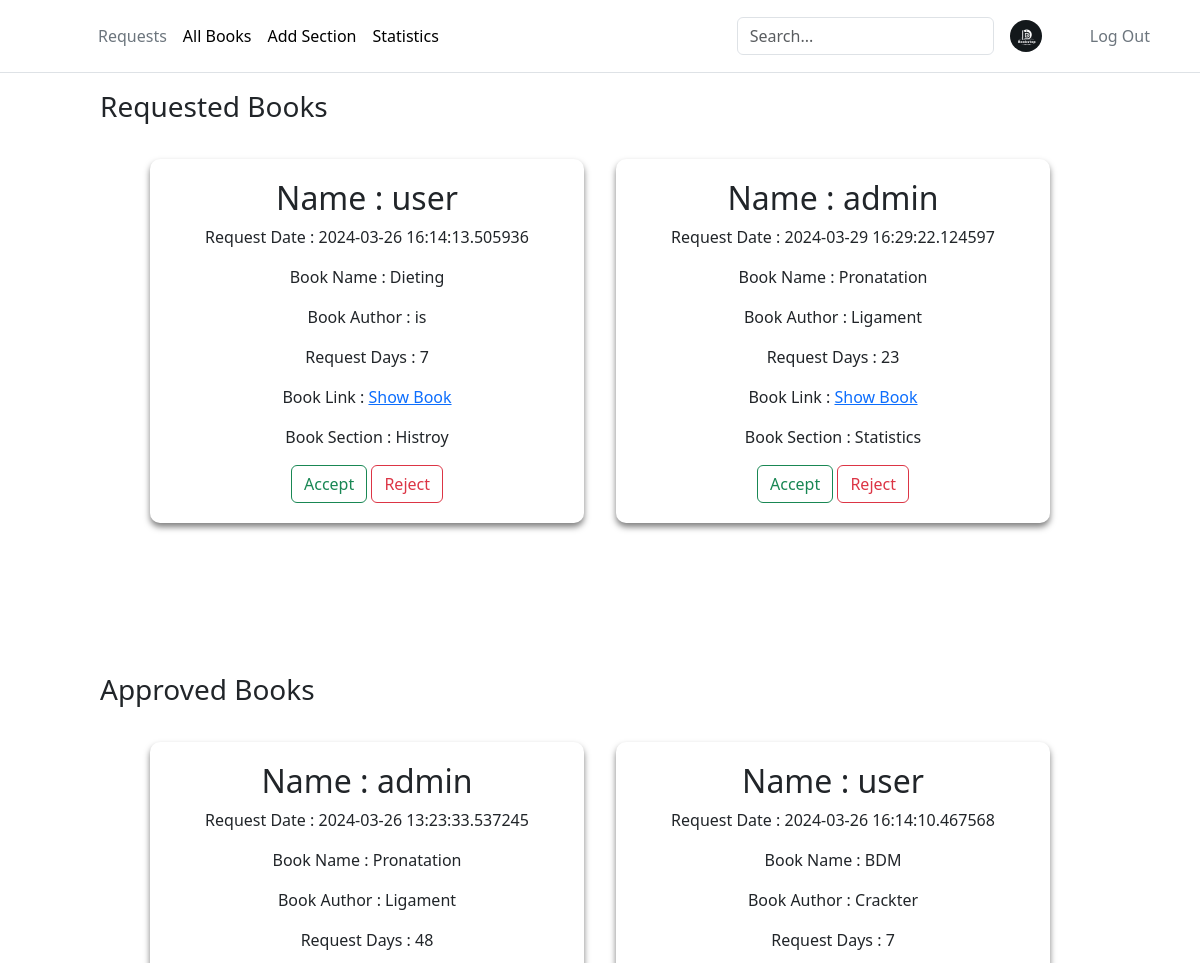
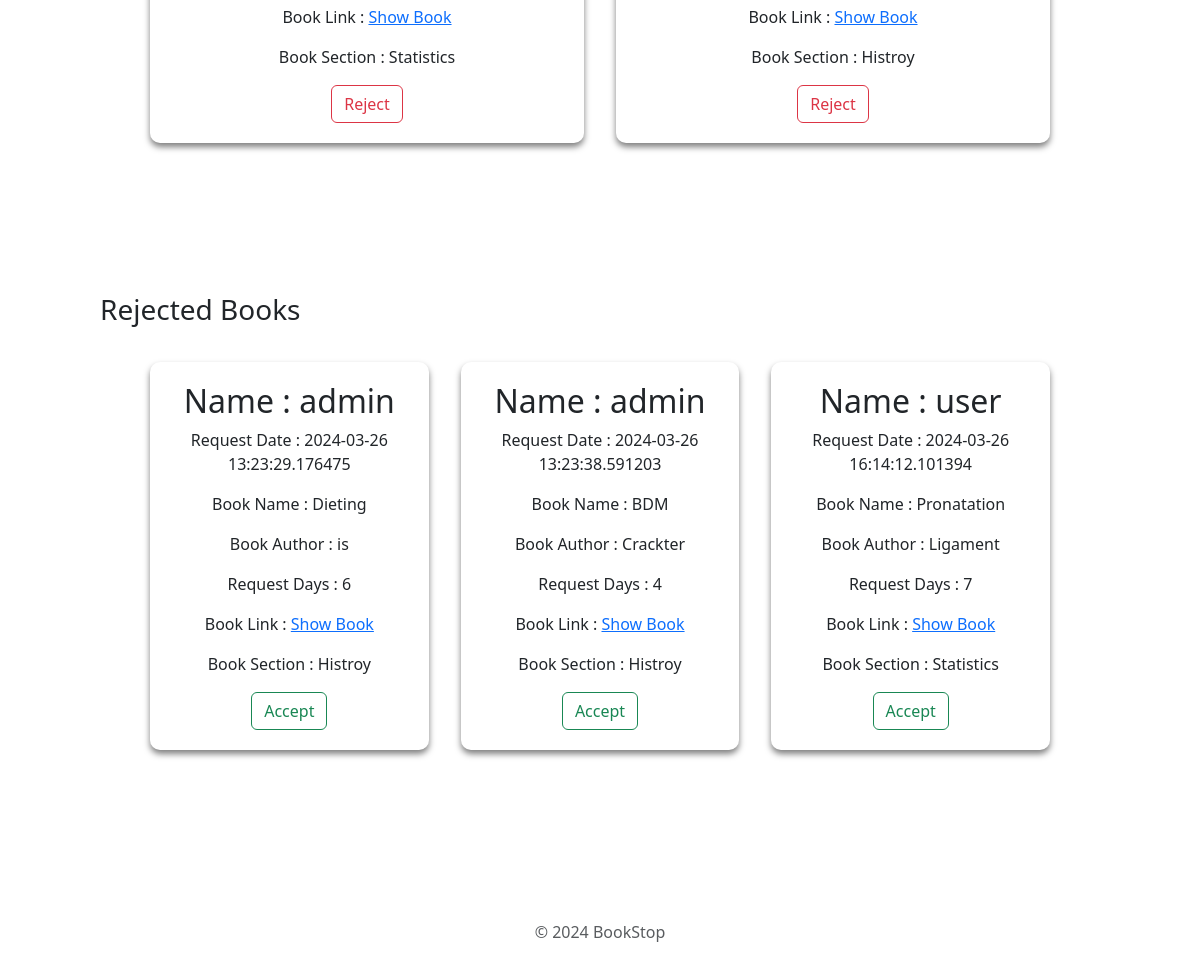
The page /requestedBooks (signed in) on the database as committed earlier (2 pictures, top to bottom).
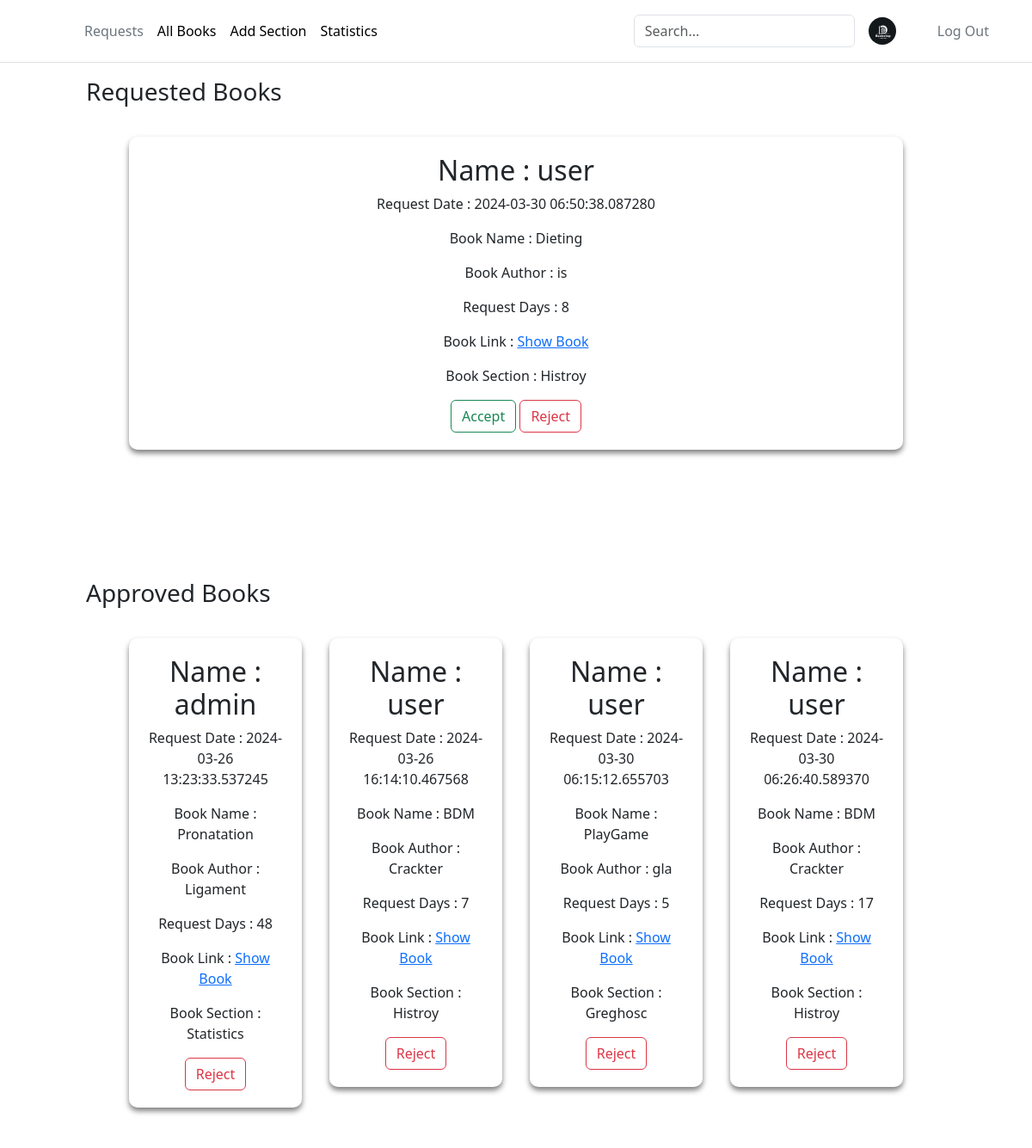
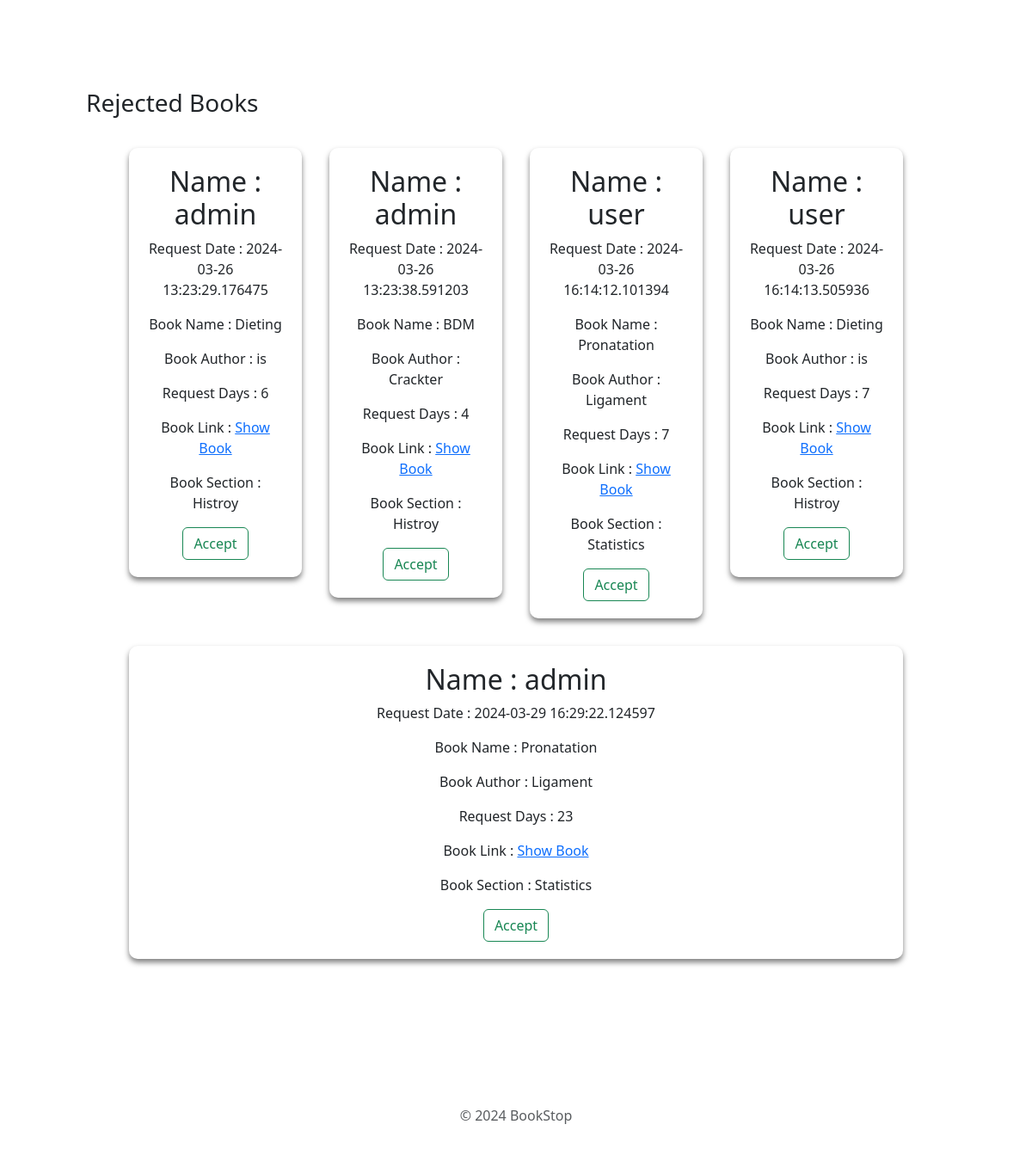
The same page on the database as committed later (2 pictures, top to bottom).
### app.py (models this page shows)
class BookIssue(db.Model):
    __tablename__ = 'BookIssue'
    IssueId = db.Column(db.Integer, autoincrement=True, primary_key=True)
    UserId = db.Column(db.Integer, db.ForeignKey(User.UserId), nullable=False)
    BookId = db.Column(db.Integer, db.ForeignKey(Books.BookId), nullable=False)
    SectionId = db.Column(db.Integer, db.ForeignKey(Section.SectionId), nullable=False)
    RequestDate = db.Column(db.DateTime, nullable=False, default=datetime.datetime.utcnow)
    Days = db.Column(db.Integer, nullable=False)
    IssueDate = db.Column(db.String)
    IssueStatus = db.Column(db.String, nullable=False)
    LastIssueStatusDate = db.Column(db.String)

### app.py (the view, shortened to what this page needs)
@app.route("/requestedBooks", methods=["GET","POST"])
def requestedBooks():
    if 'admin_id' not in session:
        return redirect(url_for('librarianLogin'))
    BookIssueMergeTable = BookIssueMerge.query.filter(
        BookIssueMerge.Section_Title.isnot(None),
        BookIssueMerge.Author.isnot(None),
        BookIssueMerge.Book_Title.isnot(None),
        BookIssueMerge.IssueStatus == "requested",
        BookIssueMerge.UserName.isnot(None)).all()
    ApprovedBookIssueMergeTable = BookIssueMerge.query.filter(
        BookIssueMerge.Section_Title.isnot(None),
        BookIssueMerge.Author.isnot(None),
        BookIssueMerge.Book_Title.isnot(None),
        BookIssueMerge.IssueStatus == "Approved",
        BookIssueMerge.UserName.isnot(None)).all()
    RejectedBookIssueMergeTable = BookIssueMerge.query.filter(
        BookIssueMerge.Section_Title.isnot(None),
        BookIssueMerge.Author.isnot(None),
        BookIssueMerge.Book_Title.isnot(None),
        BookIssueMerge.IssueStatus == "Rejected",
        BookIssueMerge.UserName.isnot(None)).all()
    return render_template("requestBooks.html", books=BookIssueMergeTable, approvedBooks = ApprovedBookIssueMergeTable, rejectedBooks = RejectedBookIssueMergeTable)

### templates/requestBooks.html (shortened to what this page needs)
<!DOCTYPE html>
<html lang="en">
  <head>
    <link rel="stylesheet" href="/static/add-section.css" />
    {% include 'bootstrap.html' %}
  </head>
  <body>
    <div>
      {% include 'headerAdmin.html' %}
      <div>
        <h3 class="firstHeading">Requested Books</h3>
        <div class="main-container">
          {% for book in books %}
          <div class="section-container" id="1">
            <h2>Name : {{book.UserName}}</h2>
            <p>Request Date : {{book.RequestDate}}</p>
            <p>Book Name : {{book.Book_Title}}</p>
            <p>Book Author : {{book.Author}}</p>
            <p>Request Days : {{book.Days}}</p>
            <p>
              Book Link :
              <a href="{{ url_for('download_book', filename=book.Book_Link) }}"
                >Show Book</a
              >
            </p>
            <div>
              <p>Book Section : {{book.Section_Title}}</p>
            </div>
            <form
              action="/requestedBooks"
              method="post"
              style="display: inline"
            >
              <button type="submit" class="btn btn-outline-success">
                Accept
              </button>
            </form>
            <form
              action="/requestedBooks"
              method="post"
              style="display: inline"
            >
              <button type="submit" class="btn btn-outline-danger">
                Reject
              </button>
            </form>
          </div>
          {% endfor %}
        </div>
        <h3>Approved Books</h3>
        <div class="main-container">
          {% for book in approvedBooks %}
          <div class="section-container" id="1">
            <h2>Name : {{book.UserName}}</h2>
            <p>Request Date : {{book.RequestDate}}</p>
            <p>Book Name : {{book.Book_Title}}</p>
            <p>Book Author : {{book.Author}}</p>
            <p>Request Days : {{book.Days}}</p>
            <p>
              Book Link :
              <a href="{{ url_for('download_book', filename=book.Book_Link) }}"
                >Show Book</a
              >
            </p>
            <div>
              <p>Book Section : {{book.Section_Title}}</p>
            </div>
            <form
              action="/requestedBooks"
              method="post"
              style="display: inline"
            >
              <button type="submit" class="btn btn-outline-danger">
                Reject
              </button>
            </form>
          </div>
          {% endfor %}
        </div>
        <h3>Rejected Books</h3>
        <div class="main-container">
          {% for book in rejectedBooks %}
          <div class="section-container" id="1">
            <h2>Name : {{book.UserName}}</h2>
            <p>Request Date : {{book.RequestDate}}</p>
            <p>Book Name : {{book.Book_Title}}</p>
            <p>Book Author : {{book.Author}}</p>
            <p>Request Days : {{book.Days}}</p>
            <p>
              Book Link :
              <a href="{{ url_for('download_book', filename=book.Book_Link) }}"
                >Show Book</a
              >
            </p>
            <div>
              <p>Book Section : {{book.Section_Title}}</p>
            </div>
            <form
              action="/requestedBooks"
              method="post"
              style="display: inline"
            >
              <button type="submit" class="btn btn-outline-success">
                Accept
              </button>
            </form>
          </div>
          {% endfor %}
        </div>
        {% include 'footer.html' %}
      </div>
    </div>
  </body>
</html>

Rows that differ between the two databases and show on the page:
added BookIssue: UserName "user", RequestDate "2024-03-30 06:50:38.087280", Book_Title "Dieting", Author "is", Days "8", Section_Title "Histroy", shown under "Requested Books"
added BookIssue: UserName "user", RequestDate "2024-03-30 06:15:12.655703", Book_Title "PlayGame", Author "gla", Days "5", Section_Title "Greghosc", shown under "Approved Books"
added BookIssue: UserName "user", RequestDate "2024-03-30 06:26:40.589370", Book_Title "BDM", Author "Crackter", Days "17", Section_Title "Histroy", shown under "Approved Books"
changed BookIssue (number 9 of 10 on the later page): moves from the list under "Requested Books" to the list under "Rejected Books"
changed BookIssue (number 10 of 10 on the later page): moves from the list under "Requested Books" to the list under "Rejected Books"
